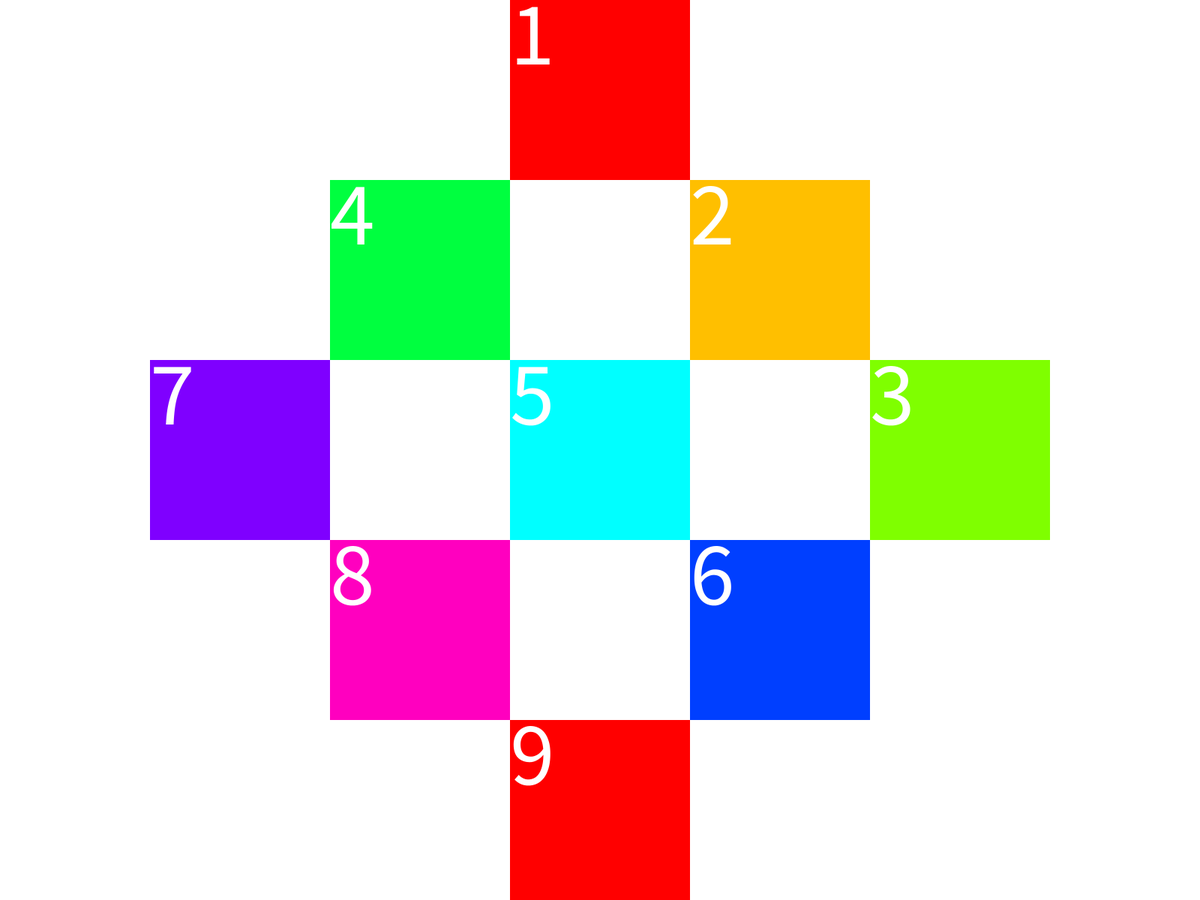
Frame 1 (no input)
Frame 60 (the mouse pressed at the canvas centre just before this capture): identical to frame 1, image omitted
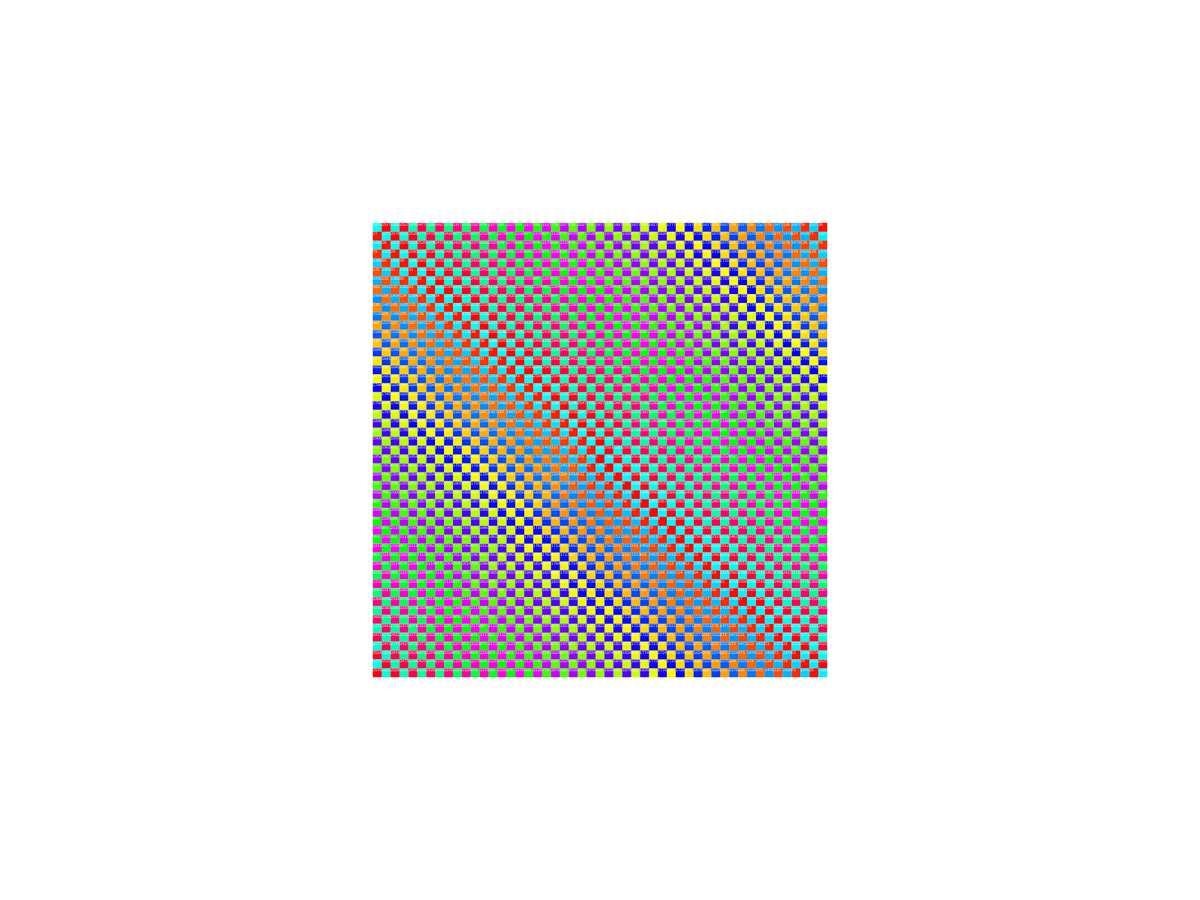
Frame 120 (the mouse held since frame 60 and released just before this capture)

The Processing sketch that drew these frames (run headless with seeded random() and noise(); from frame 60 on, the mouse is pressed at the canvas centre):

// Processing sketch: Magic_Square_with_Bachet_s_Method
// ── Magic_Square_with_Bachet_s_Method.pde
//based on this site https://ja.wikipedia.org/wiki/%E9%AD%94%E6%96%B9%E9%99%A3

int n = 201;//n have to be odd number
float w;//cell width

void setup(){
  //size(500, 500);
  fullScreen();
  colorMode(HSB, 360, 100, 100, 100);
  textAlign(LEFT, TOP);
}

void draw(){
  background(360);
  n = 2*(int)map(mouseX, 0, width, 1, 50)+1;
  w = float(height)/(n+n-1);
  textSize(w/2);
  noStroke();
  for(int i=0; i<n; i++){
    for(int j=0; j<n; j++){
      PVector pos = new PVector(width/2+i*w-j*w-w/2, i*w+j*w);
      //move protruding part
      if(mousePressed){
        if(i+j<n/2)pos.add(0, float(height)/(n+n-1)*(n));
        if(i-j>n/2)pos.add(-float(height)/(n+n-1)*(n), 0);
        if(i+j>=n+n/2)pos.add(0, -float(height)/(n+n-1)*(n));
        if(i-j<-n/2)pos.add(float(height)/(n+n-1)*(n), 0);
      }
      
      int num = i+j*n+1;
      float hue = map(num, 1, n*n, 0, 360);
      fill(hue, 100, 100);
      rect(pos.x, pos.y, w, w);
      fill(360);
      text(num, pos.x, pos.y);
    }
  }
}
